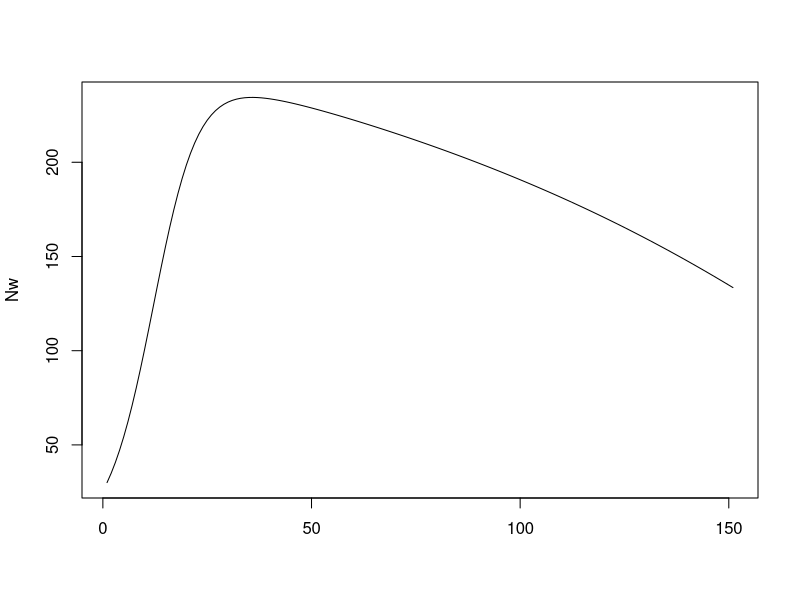
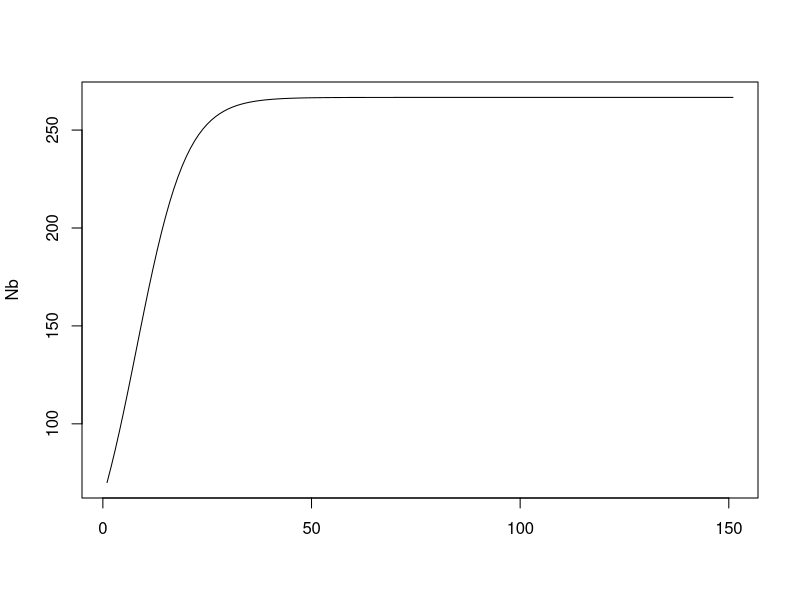
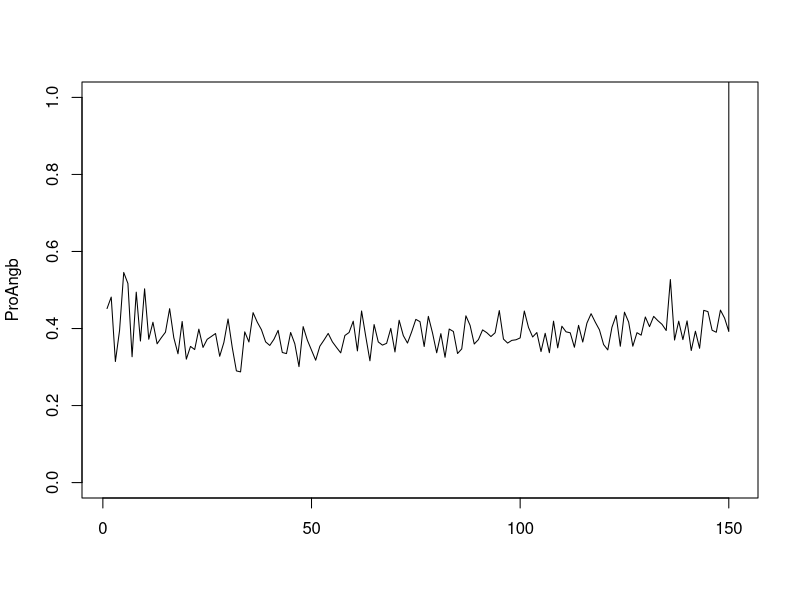
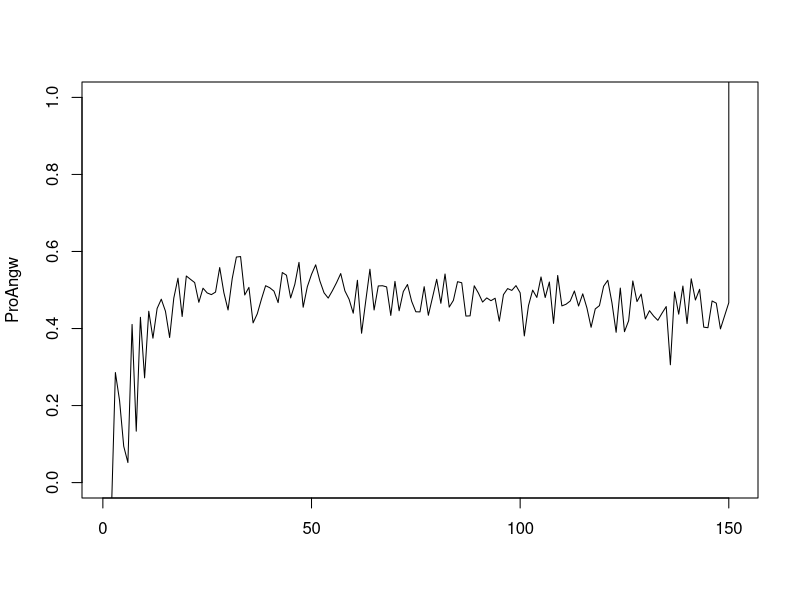
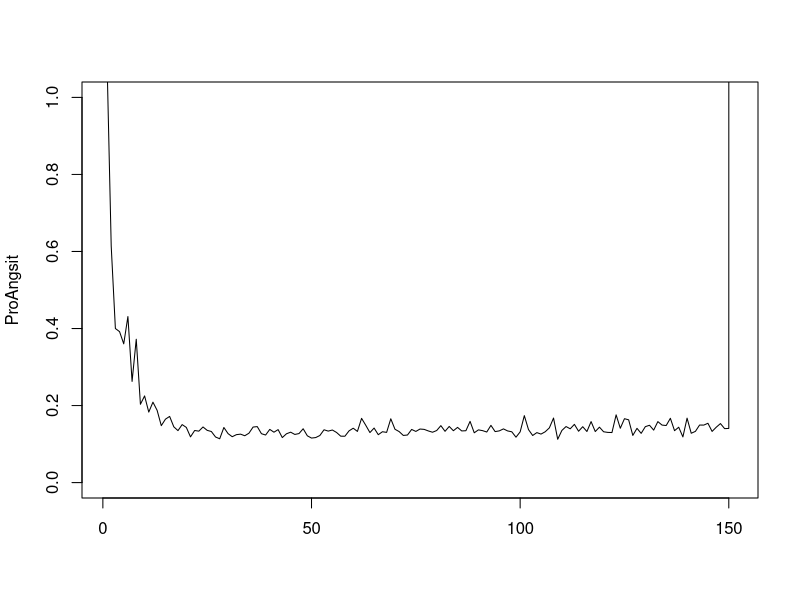
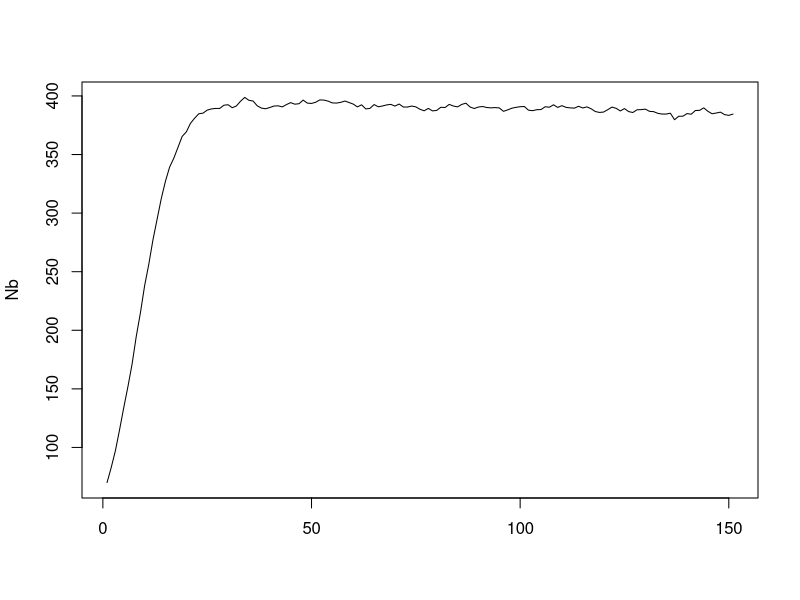
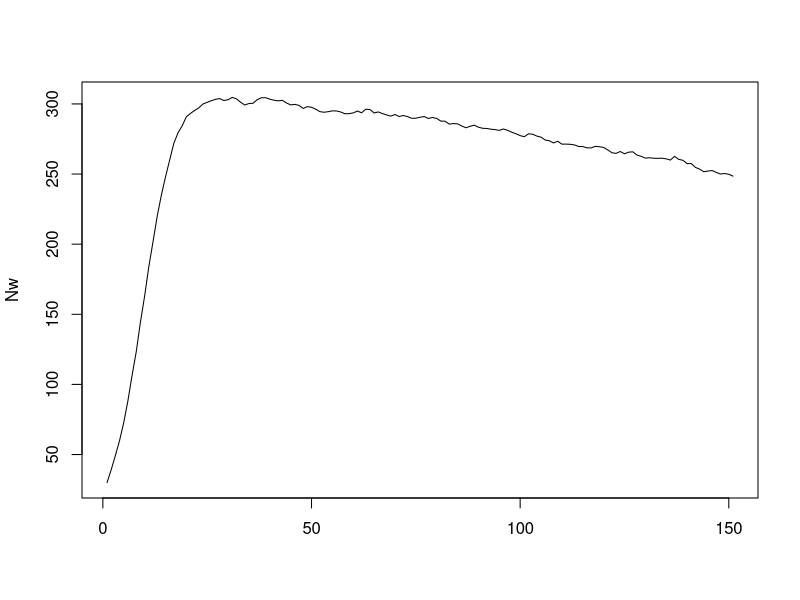

These figures' R source, in order:


options(scipen=999)
Years <- 150 # eventually want years and days

##### WALLEYE ######
Nw <- 30 #initial population size

rw <-  vector()
rw <- c(rw, 0.3:150)
for (j in 1:Years){
  rw[j+1]=rw[j]-0.001
}

# pop growth rate, decreases every year beacuse CLIMATE CHANGE or something
kw <- 400 #carrying capacity
qw <- 0.09 # catchability of walleye
Ew <- 1 #effort for walleye
Mw <- 0.02 # natural mortality

#this is just to look at how pop model is working
for (i in 1:Years){
  Nw[i+1] <- Nw[i] + (rw[i]*Nw[i]*(1-(Nw[i]/kw)))-(qw*Ew*Nw[i])-(Nw[i]*Mw)
}
matplot(Nw,type="l", lty=1)  


##### BASS #######
Nb <- 70 #initial population size
rb <- 0.3 # pop growth rate
kb <- 500 
qb <- 0.12 # catchability 
Eb <- 1 #effort (CPUE)
Mb <- 0.02 # natural mortality

#this is just to look at how pop model is working
for (i in 1:Years){
  Nb[i+1] <- Nb[i] + (rb*Nb[i]*(1-(Nb[i]/kb)))-(qb*Eb*Nb[i])-(Nb[i]*Mb)
}
matplot(Nb,type="l", lty=1)  


######### Angler fish/fishing choice #######
## Do we need to do this for each individual angler? 
# First we set up a expected catch vector
expCw <-  vector()
expCw <- c(expCw, 1:Years) 
expCb <- vector()
expCb <- c(expCb, 1:Years)
# Now we need to develop how this updates. - we need actual catch to do this. 
actCw <-  vector()
actCw <- c(actCw, 1:Years) 
actCb <- vector()
actCb <- c(actCb, 1:Years)
# as of right now, expected catch rate = based on previous actual with a random mixed in
#I think we need to set up a dummy for the first round
Uw <- vector()
Uw <- c(Uw, 0.7:Years) 
Ub <-  vector()
Ub <- c(Ub, 0.3:Years) 
Usit = 5
ProAngw <-  vector() #starting distribution of anglers
ProAngw <- c(ProAngw, 0:Years) 
ProAngb <-  vector()
ProAngb <- c(ProAngb, 0:Years) 
ProAngsit <-  vector()
ProAngsit <- c(ProAngsit, 0:Years) 
# preference determination:
pi <- .7 #preference for walleye (.5 = equal preference, 1 = only walleye)

####### model and figs ##############
for (i in 1:Years){
  actCw[i] = qw * Ew * Nw[i] #actual catch (fishing mortality) for time 1
  actCb[i] = qb * Eb * Nb[i] 
  expCw[i] = actCw[i]  + rnorm(1,mean=0,sd=4)# expected catch for time 1
  expCb[i] = actCb[i] + rnorm(1,mean=0,sd=4)
  Uw[i] = pi*expCw[i] #weight for walleye = 7
  Ub[i] = (1-pi)*expCb[i] #weight for LMB
  ProAngw[i] = Uw[i]/(Uw[i]+Ub[i]+Usit)
  ProAngb[i] = Ub[i]/(Uw[i]+Ub[i]+Usit)
  ProAngsit[i] = Usit/(Uw[i]+Ub[i]+Usit)
  Nb[i+1] = Nb[i] + (rb*Nb[i]*(1-(Nb[i]/kb)))-(actCb[i]*ProAngb[i])-(Nb[i]*Mb) #biomass at time step 2
  Nw[i+1] = Nw[i] + (rw[i]*Nw[i]*(1-(Nw[i]/kw)))-(actCw[i]*ProAngw[i])-(Nw[i]*Mw)
}

matplot(ProAngb,type='l',lty=1, ylim=c(0,1))
matplot(ProAngw, type='l',lty=1, ylim=c(0,1))
matplot(ProAngsit, type='l',lty=1, ylim=c(0,1))
matplot(Nb,type='l',lty=1)
matplot(Nw,type='l',lty=1)

###### TO DO #########
# make sure the utility function is reasonable
# size structured pop model w/ realistic parameters
# figure out how to make the expected catch based on previous exp and not just random







